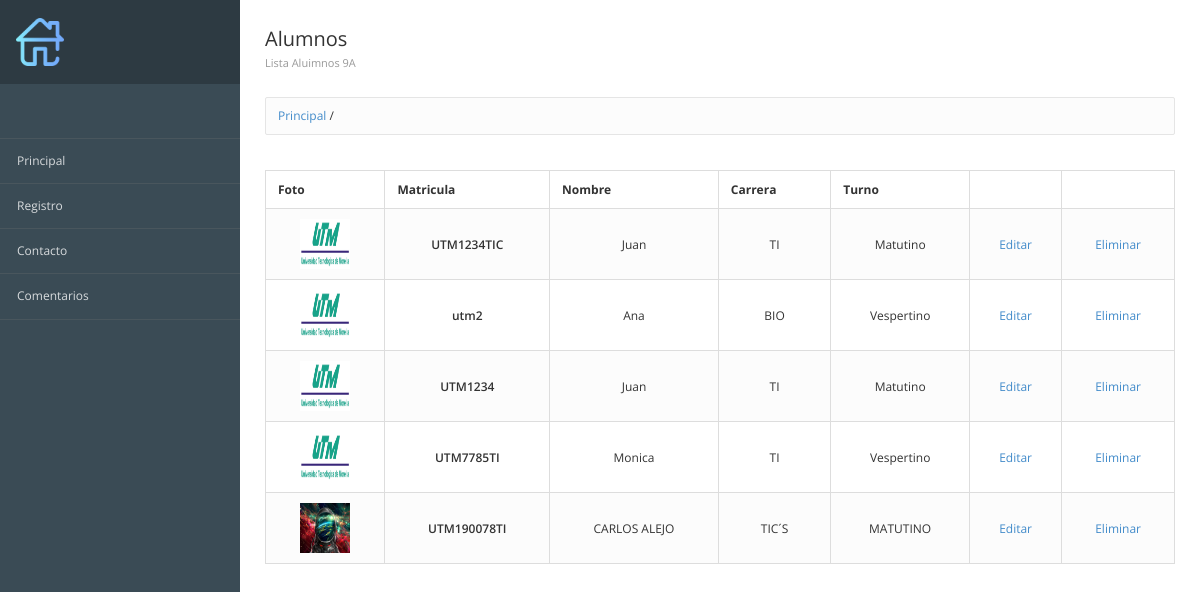
The page / on the database its author committed.
### registros/models.py (models this page shows, shortened)
class Alumnos(models.Model): #Define la estructura de la tabla
    matricula = models.CharField(max_length=12, verbose_name="Mat") #Define el tipo de dato y el tamaño
    nombre = models.TextField() #TExto largo
    carrera = models.TextField()
    turno = models.CharField(max_length=10)
    imagen = models.ImageField(upload_to="fotos", verbose_name="Fotografia", null=True)
    created = models.DateTimeField(auto_now_add=True) #Fecha de creacion
    update = models.DateTimeField(auto_now_add=True) #Fecha de actualizacion
    class Meta:
        verbose_name = "Alumno"
        verbose_name_plural = "Alumnos"
        ordering = ["-created"]

### registros/views.py (the view)
# urls.py: path('',views_registros.registros ,name='Principal'),
def registros(request):
    alumnos=Alumnos.objects.all()
    return render(request, 'registros/principal.html', {'alumnos':alumnos})

### registros/templates/registros/principal.html (shortened to what this page needs)
{% extends 'inicio/encabezado.html' %} {% block titulo %} PRINCIPAL {% endblock %} {% block imagen %} {%load static%} {%static 'inicio/imagenes/home.png'%} {% endblock %} {% block encabezado %}
<div class="page-header">
    <div class="page-title">
        <h3>Alumnos
            <small>Lista Aluimnos 9A</small></h3>
    </div>
</div>
{% endblock %} {% block contenido %}
<table class="text-center table table-bordered table-striped">
    <thead>
        <tr>
            <th>Foto</th>
            <th>Matricula</th>
            <th>Nombre</th>
            <th>Carrera</th>
            <th>Turno</th>
            <th></th>
            <th></th>
        </tr>
    </thead>
    <tbody>
        {% for alumno in alumnos %}
        <tr>
            <td><img src="{{ alumno.imagen.url }}" width="50" height="50"></td>
            <td class="text-semibold">{{alumno.matricula}}</td>
            <td class="muted">{{alumno.nombre}}</td>
            <td class="muted">{{alumno.carrera}}</td>
            <td class="muted">{{alumno.turno}}</td>
            <td class="text-center"><a href="{%url 'ConsultarIndividualAlumno' alumno.id %}">Editar</a></td>
            <td class="text-center"><a href="{%url 'EliminarAlumno' alumno.id %}">Eliminar</a></td>
            {% endfor %}
    </tbody>
</table>
{% endblock %}

### inicio/templates/inicio/encabezado.html (shortened to what this page needs)
<!DOCTYPE html>
<html lang="en">
<head>
    {%load static%}
    <link href="{% static 'inicio/css/bootstrap.min.css'%}" rel="stylesheet" type="text/css">
    <link href="{% static 'inicio/css/londinium-theme.css'%}" rel="stylesheet" type="text/css">
    <link href="{% static 'inicio/css/styles.css'%}" rel="stylesheet" type="text/css">
    <link href="{% static 'inicio/css/icons.css'%}" rel="stylesheet" type="text/css">
</head>
<body>
    <div class="page-container">
        <div class="sidebar">
            <div class="user-menu dropdown">
                <a href="#">
                    <img src="{%block imagen%}{%endblock%}" alt="">
                </a>
            </div>
            <div class="sidebar-content">
                <ul class="navigation">
                    <li><a href="{%url 'Principal'%}">Principal</a></li>
                    <li><a href="{%url 'Formulario'%}">Registro</a></li>
                    <li><a href="{%url 'Contacto' %}">Contacto</a></li>
                    <li><a href="{%url 'Comentario'%}">Comentarios</a></li>
                </ul>
            </div>
        </div>
        <div class="page-content">
            {% block encabezado%} {% endblock %}
            <div class="breadcrumb-line">
                <ul class="breadcrumb">
                    <a href="{%url 'Principal'%}">
                    {% if request.path == '/'  %}
                    Principal
                    {% else %}
                    Principal{{request.path}}
                    {% endif %}
                </a> {{request.path}}
                </ul>
            </div>
            {% block contenido %} {% endblock %} {% comment %} Barra de Navegacion {% endcomment %} {% comment %} Cierre {% endcomment %}
        </div>
    </div>
</body>
</html>

### inicio/static/inicio/css/londinium-theme.css (style rules this page uses)
.panel-toolbar:after, .page-header:after, .header-bar-stats .page-stats li:after, .panel-heading:after { content: ""; display: table; clear: both; }
html { height: 100%; }
body { font-family: 'Open Sans', sans-serif; font-size: 12px; position: relative; min-height: 100%; }
a { cursor: pointer; }
h1, h2, h3, h4, h5, h6, .h1, .h2, .h3, .h4, .h5, .h6 { font-weight: 600; line-height: 1.42857143; margin-top: 0; }
h3, .h3 { font-size: 20px; }
ul, ol { padding-left: 16px; }
.text-semibold { font-weight: 600; }
.page-container { background-color: #fff; }
@media (min-width: 992px) { .navbar-form, .navbar-text, .navbar-nav, .navbar-button, .sidebar { display: block; } }
.page-header { padding: 0; margin: 0; position: relative; border: 0; }
.page-header small { display: block; font-size: 11px; color: #999; margin: 8px 0 0 0; }
.page-title { float: left; }
.page-title h3 { padding: 29px 0; margin: 0; font-weight: 400; line-height: 20px; }
.breadcrumb { padding: 9px 12px 10px 12px; float: left; margin: 0; background: none; border-radius: 0; }
.table { margin-bottom: 0; }
.table > thead > tr > th { border-bottom-width: 1px; outline: 0; }
.table > thead > tr > th, .table > tbody > tr > th, .table > tfoot > tr > th, .table > thead > tr > td, .table > tbody > tr > td, .table > tfoot > tr > td { vertical-align: middle; padding: 10px 12px; }
.table-striped > tbody > tr:nth-child(odd) > td, .table-striped > tbody > tr:nth-child(odd) > th, .table-hover > tbody > tr:hover > td, .table-hover > tbody > tr:hover > th { background-color: #fcfcfc; }

### rows shown on the page
Alumnos: imagen (picture), matricula "UTM1234TIC", nombre "Juan", carrera "TI", turno "Matutino"
Alumnos: imagen (picture), matricula "utm2", nombre "Ana", carrera "BIO", turno "Vespertino"
Alumnos: imagen (picture), matricula "UTM1234", nombre "Juan", carrera "TI", turno "Matutino"
Alumnos: imagen (picture), matricula "UTM7785TI", nombre "Monica", carrera "TI", turno "Vespertino"
Alumnos: imagen (picture), matricula "UTM190078TI", nombre "CARLOS ALEJO", carrera "TIC´S", turno "MATUTINO"

### other values the page prints
{{ request.path }} "/"
